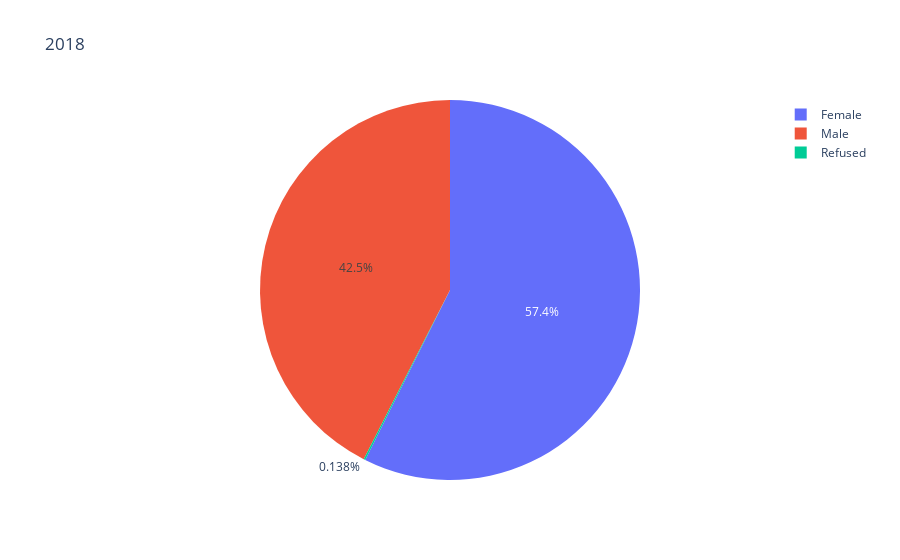

Notebook cell for this chart:
### Code cell
gen_2018 = df2018_comb["gender"].value_counts()
gen_2018_labels = (np.array(gen_2018.index))
gen_2018_sizes = (np.array((gen_2018 / gen_2018.sum())*100))


fig = px.pie(names=gen_2018_labels, values=gen_2018_sizes, title="2018")
fig.show()

### Figure 1 — Plotly figure (JSON) as saved in the notebook; plotly's stock layout.template omitted (floating-point values rounded to 4 significant figures)
{"data": [{"domain": {"x": [0, 1], "y": [0, 1]}, "hovertemplate": "label=%{label}<br>value=%{value}<extra></extra>", "labels": ["Female", "Male", "Refused"], "legendgroup": "", "name": "", "showlegend": true, "type": "pie", "values": [57.36, 42.5, 0.1379]}], "layout": {"legend": {"tracegroupgap": 0}, "title": {"text": "2018"}}}
